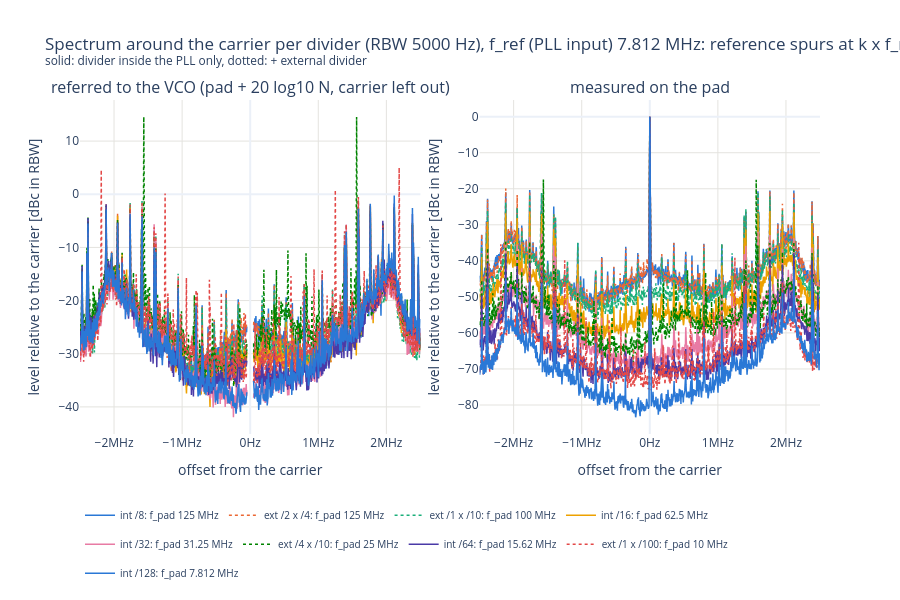

Notebook cell for this chart:
### Code cell
F_start, F_stop = None, None  # offset from the carrier shown [Hz] (may be negative); None = edge of the trace
f_axis = "lin"  # "lin" or "log" (log: upper sideband only)

# Averaged wide spectrum around the carrier per divider: level relative to the carrier (trace maximum), in the trace's
# RBW (one sweep, not binned). Left: referred to the VCO (+ 20 log10 N), where the sidebands of every divider ideally
# coincide; the carrier itself (within 10 RBW) is left out there, +20 log10 N only applies to the noise sidebands.
# Right: as measured on the pad.
from plotly.subplots import make_subplots

fig = make_subplots(rows=1, cols=2, horizontal_spacing=0.08,
                    subplot_titles=("referred to the VCO (pad + 20 log10 N, carrier left out)", "measured on the pad"))
for i, r in enumerate(ok.sort_values(["total_div", "ext_div"]).itertuples()):
    d = traces[(traces["divider"] == r.divider) & (traces["kind"] == "spectrum")]
    if d.empty:
        continue
    d = d.assign(freq=d["freq"] - d["center"], level_dbc=d["level_dbm"] - d["level_dbm"].max())  # offset, rel. to carrier
    lo = d["freq"].min() if F_start is None else F_start
    hi = d["freq"].max() if F_stop is None else F_stop
    if f_axis == "log":
        lo = max(lo, d.loc[d["freq"] > 0, "freq"].min())
    d = in_range(d, lo, hi)
    sidebands = d[d["freq"].abs() >= 10 * d["rbw"]]
    sidebands = pd.concat([sidebands[sidebands["freq"] < 0], pd.DataFrame({"freq": [0.0], "level_dbc": [np.nan]}),
                           sidebands[sidebands["freq"] > 0]])  # gap at the carrier
    label = f"{r.divider}: f_pad {r.f_out_meas / 1e6:.4g} MHz"
    line = dict(color=PALETTE_N[i % len(PALETTE_N)], width=1.5, dash="dot" if r.ext_div > 1 else "solid")
    for col, curve, add_db, where in ((1, sidebands, 20 * np.log10(r.total_div), "at the VCO"), (2, d, 0.0, "on the pad")):
        fig.add_scatter(x=curve["freq"], y=curve["level_dbc"] + add_db, mode="lines", name=label, legendgroup=label,
                        showlegend=col == 1, line=line, row=1, col=col,
                        hovertemplate=f"{r.divider}<br>%{{x:.4s}}Hz: %{{y:.1f}} dBc {where}<extra></extra>")
rbw = traces.loc[traces["kind"] == "spectrum", "rbw"]
fig.update_layout(title=f"Spectrum around the carrier per divider (RBW {rbw.iloc[0]:g} Hz), {REF_TXT}<br>"
                        "<sup>solid: divider inside the PLL only, dotted: + external divider</sup>" if len(rbw)
                  else f"Spectrum around the carrier per divider, {REF_TXT}",
                  template="plotly_white", height=600, legend=dict(orientation="h", y=-0.2, font=dict(size=10)),
                  hoverlabel=dict(namelength=-1))
if f_axis == "log":
    fig.update_xaxes(**OFFSET_AXIS)
else:
    fig.update_xaxes(type="linear", ticksuffix="Hz", exponentformat="SI")
fig.update_xaxes(title="offset from the carrier", gridcolor=GRID)
fig.update_yaxes(title="level relative to the carrier [dBc in RBW]", gridcolor=GRID)
save(fig, "spectrum")

### Figure 1 — Plotly figure (JSON) as saved in the notebook; plotly's stock layout.template omitted (floating-point values rounded to 4 significant figures; data arrays with more than 128 entries replaced by an {"elided": "..."} marker saying what was removed)
{"data": [{"hovertemplate": "int /8<br>%{x:.4s}Hz: %{y:.1f} dBc at the VCO<extra></extra>", "legendgroup": "int /8: f_pad 125 MHz", "line": {"color": "#2a78d6", "dash": "solid", "width": 1.5}, "mode": "lines", "name": "int /8: f_pad 125 MHz", "showlegend": true, "type": "scatter", "x": {"elided": "4903 float values"}, "xaxis": "x", "y": {"elided": "4903 float values"}, "yaxis": "y"}, {"hovertemplate": "int /8<br>%{x:.4s}Hz: %{y:.1f} dBc on the pad<extra></extra>", "legendgroup": "int /8: f_pad 125 MHz", "line": {"color": "#2a78d6", "dash": "solid", "width": 1.5}, "mode": "lines", "name": "int /8: f_pad 125 MHz", "showlegend": false, "type": "scatter", "x": {"elided": "5001 float values"}, "xaxis": "x2", "y": {"elided": "5001 float values"}, "yaxis": "y2"}, {"hovertemplate": "ext /2 x /4<br>%{x:.4s}Hz: %{y:.1f} dBc at the VCO<extra></extra>", "legendgroup": "ext /2 x /4: f_pad 125 MHz", "line": {"color": "#eb6834", "dash": "dot", "width": 1.5}, "mode": "lines", "name": "ext /2 x /4: f_pad 125 MHz", "showlegend": true, "type": "scatter", "x": {"elided": "4903 float values"}, "xaxis": "x", "y": {"elided": "4903 float values"}, "yaxis": "y"}, {"hovertemplate": "ext /2 x /4<br>%{x:.4s}Hz: %{y:.1f} dBc on the pad<extra></extra>", "legendgroup": "ext /2 x /4: f_pad 125 MHz", "line": {"color": "#eb6834", "dash": "dot", "width": 1.5}, "mode": "lines", "name": "ext /2 x /4: f_pad 125 MHz", "showlegend": false, "type": "scatter", "x": {"elided": "5001 float values"}, "xaxis": "x2", "y": {"elided": "5001 float values"}, "yaxis": "y2"}, {"hovertemplate": "ext /1 x /10<br>%{x:.4s}Hz: %{y:.1f} dBc at the VCO<extra></extra>", "legendgroup": "ext /1 x /10: f_pad 100 MHz", "line": {"color": "#1baf7a", "dash": "dot", "width": 1.5}, "mode": "lines", "name": "ext /1 x /10: f_pad 100 MHz", "showlegend": true, "type": "scatter", "x": {"elided": "4903 float values"}, "xaxis": "x", "y": {"elided": "4903 float values"}, "yaxis": "y"}, {"hovertemplate": "ext /1 x /10<br>%{x:.4s}Hz: %{y:.1f} dBc on the pad<extra></extra>", "legendgroup": "ext /1 x /10: f_pad 100 MHz", "line": {"color": "#1baf7a", "dash": "dot", "width": 1.5}, "mode": "lines", "name": "ext /1 x /10: f_pad 100 MHz", "showlegend": false, "type": "scatter", "x": {"elided": "5001 float values"}, "xaxis": "x2", "y": {"elided": "5001 float values"}, "yaxis": "y2"}, {"hovertemplate": "int /16<br>%{x:.4s}Hz: %{y:.1f} dBc at the VCO<extra></extra>", "legendgroup": "int /16: f_pad 62.5 MHz", "line": {"color": "#eda100", "dash": "solid", "width": 1.5}, "mode": "lines", "name": "int /16: f_pad 62.5 MHz", "showlegend": true, "type": "scatter", "x": {"elided": "4903 float values"}, "xaxis": "x", "y": {"elided": "4903 float values"}, "yaxis": "y"}, {"hovertemplate": "int /16<br>%{x:.4s}Hz: %{y:.1f} dBc on the pad<extra></extra>", "legendgroup": "int /16: f_pad 62.5 MHz", "line": {"color": "#eda100", "dash": "solid", "width": 1.5}, "mode": "lines", "name": "int /16: f_pad 62.5 MHz", "showlegend": false, "type": "scatter", "x": {"elided": "5001 float values"}, "xaxis": "x2", "y": {"elided": "5001 float values"}, "yaxis": "y2"}, {"hovertemplate": "int /32<br>%{x:.4s}Hz: %{y:.1f} dBc at the VCO<extra></extra>", "legendgroup": "int /32: f_pad 31.25 MHz", "line": {"color": "#e87ba4", "dash": "solid", "width": 1.5}, "mode": "lines", "name": "int /32: f_pad 31.25 MHz", "showlegend": true, "type": "scatter", "x": {"elided": "4903 float values"}, "xaxis": "x", "y": {"elided": "4903 float values"}, "yaxis": "y"}, {"hovertemplate": "int /32<br>%{x:.4s}Hz: %{y:.1f} dBc on the pad<extra></extra>", "legendgroup": "int /32: f_pad 31.25 MHz", "line": {"color": "#e87ba4", "dash": "solid", "width": 1.5}, "mode": "lines", "name": "int /32: f_pad 31.25 MHz", "showlegend": false, "type": "scatter", "x": {"elided": "5001 float values"}, "xaxis": "x2", "y": {"elided": "5001 float values"}, "yaxis": "y2"}, {"hovertemplate": "ext /4 x /10<br>%{x:.4s}Hz: %{y:.1f} dBc at the VCO<extra></extra>", "legendgroup": "ext /4 x /10: f_pad 25 MHz", "line": {"color": "#008300", "dash": "dot", "width": 1.5}, "mode": "lines", "name": "ext /4 x /10: f_pad 25 MHz", "showlegend": true, "type": "scatter", "x": {"elided": "4903 float values"}, "xaxis": "x", "y": {"elided": "4903 float values"}, "yaxis": "y"}, {"hovertemplate": "ext /4 x /10<br>%{x:.4s}Hz: %{y:.1f} dBc on the pad<extra></extra>", "legendgroup": "ext /4 x /10: f_pad 25 MHz", "line": {"color": "#008300", "dash": "dot", "width": 1.5}, "mode": "lines", "name": "ext /4 x /10: f_pad 25 MHz", "showlegend": false, "type": "scatter", "x": {"elided": "5001 float values"}, "xaxis": "x2", "y": {"elided": "5001 float values"}, "yaxis": "y2"}, {"hovertemplate": "int /64<br>%{x:.4s}Hz: %{y:.1f} dBc at the VCO<extra></extra>", "legendgroup": "int /64: f_pad 15.62 MHz", "line": {"color": "#4a3aa7", "dash": "solid", "width": 1.5}, "mode": "lines", "name": "int /64: f_pad 15.62 MHz", "showlegend": true, "type": "scatter", "x": {"elided": "4903 float values"}, "xaxis": "x", "y": {"elided": "4903 float values"}, "yaxis": "y"}, {"hovertemplate": "int /64<br>%{x:.4s}Hz: %{y:.1f} dBc on the pad<extra></extra>", "legendgroup": "int /64: f_pad 15.62 MHz", "line": {"color": "#4a3aa7", "dash": "solid", "width": 1.5}, "mode": "lines", "name": "int /64: f_pad 15.62 MHz", "showlegend": false, "type": "scatter", "x": {"elided": "5001 float values"}, "xaxis": "x2", "y": {"elided": "5001 float values"}, "yaxis": "y2"}, {"hovertemplate": "ext /1 x /100<br>%{x:.4s}Hz: %{y:.1f} dBc at the VCO<extra></extra>", "legendgroup": "ext /1 x /100: f_pad 10 MHz", "line": {"color": "#e34948", "dash": "dot", "width": 1.5}, "mode": "lines", "name": "ext /1 x /100: f_pad 10 MHz", "showlegend": true, "type": "scatter", "x": {"elided": "4903 float values"}, "xaxis": "x", "y": {"elided": "4903 float values"}, "yaxis": "y"}, {"hovertemplate": "ext /1 x /100<br>%{x:.4s}Hz: %{y:.1f} dBc on the pad<extra></extra>", "legendgroup": "ext /1 x /100: f_pad 10 MHz", "line": {"color": "#e34948", "dash": "dot", "width": 1.5}, "mode": "lines", "name": "ext /1 x /100: f_pad 10 MHz", "showlegend": false, "type": "scatter", "x": {"elided": "5001 float values"}, "xaxis": "x2", "y": {"elided": "5001 float values"}, "yaxis": "y2"}, {"hovertemplate": "int /128<br>%{x:.4s}Hz: %{y:.1f} dBc at the VCO<extra></extra>", "legendgroup": "int /128: f_pad 7.812 MHz", "line": {"color": "#2a78d6", "dash": "solid", "width": 1.5}, "mode": "lines", "name": "int /128: f_pad 7.812 MHz", "showlegend": true, "type": "scatter", "x": {"elided": "4903 float values"}, "xaxis": "x", "y": {"elided": "4903 float values"}, "yaxis": "y"}, {"hovertemplate": "int /128<br>%{x:.4s}Hz: %{y:.1f} dBc on the pad<extra></extra>", "legendgroup": "int /128: f_pad 7.812 MHz", "line": {"color": "#2a78d6", "dash": "solid", "width": 1.5}, "mode": "lines", "name": "int /128: f_pad 7.812 MHz", "showlegend": false, "type": "scatter", "x": {"elided": "5001 float values"}, "xaxis": "x2", "y": {"elided": "5001 float values"}, "yaxis": "y2"}], "layout": {"annotations": [{"font": {"size": 16}, "showarrow": false, "text": "referred to the VCO (pad + 20 log10 N, carrier left out)", "x": 0.23, "xanchor": "center", "xref": "paper", "y": 1, "yanchor": "bottom", "yref": "paper"}, {"font": {"size": 16}, "showarrow": false, "text": "measured on the pad", "x": 0.77, "xanchor": "center", "xref": "paper", "y": 1, "yanchor": "bottom", "yref": "paper"}], "height": 600, "hoverlabel": {"namelength": -1}, "legend": {"font": {"size": 10}, "orientation": "h", "y": -0.2}, "title": {"text": "Spectrum around the carrier per divider (RBW 5000 Hz), f_ref (PLL input) 7.812 MHz: reference spurs at k x f_ref<br><sup>solid: divider inside the PLL only, dotted: + external divider</sup>"}, "xaxis": {"anchor": "y", "domain": [0, 0.46], "exponentformat": "SI", "gridcolor": "#e4e3df", "ticksuffix": "Hz", "title": {"text": "offset from the carrier"}, "type": "linear"}, "xaxis2": {"anchor": "y2", "domain": [0.54, 1], "exponentformat": "SI", "gridcolor": "#e4e3df", "ticksuffix": "Hz", "title": {"text": "offset from the carrier"}, "type": "linear"}, "yaxis": {"anchor": "x", "domain": [0, 1], "gridcolor": "#e4e3df", "title": {"text": "level relative to the carrier [dBc in RBW]"}}, "yaxis2": {"anchor": "x2", "domain": [0, 1], "gridcolor": "#e4e3df", "title": {"text": "level relative to the carrier [dBc in RBW]"}}}}
